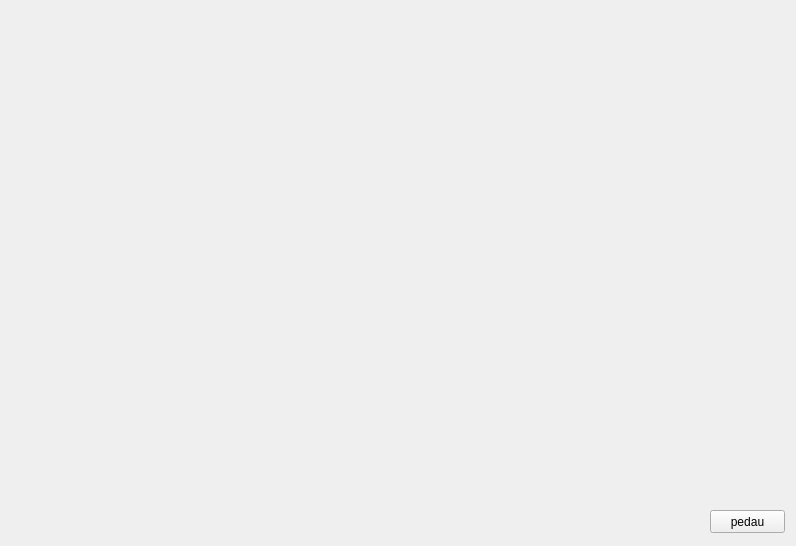
<?xml version="1.0" encoding="UTF-8"?>
<ui version="4.0">
 <class>Form</class>
 <widget class="QWidget" name="Form">
  <property name="geometry">
   <rect>
    <x>0</x>
    <y>0</y>
    <width>796</width>
    <height>546</height>
   </rect>
  </property>
  <property name="windowTitle">
   <string>Form</string>
  </property>
  <widget class="QPushButton" name="pushButton">
   <property name="geometry">
    <rect>
     <x>710</x>
     <y>510</y>
     <width>75</width>
     <height>23</height>
    </rect>
   </property>
   <property name="text">
    <string>pedau</string>
   </property>
  </widget>
  <widget class="QLabel" name="label">
   <property name="geometry">
    <rect>
     <x>27</x>
     <y>25</y>
     <width>731</width>
     <height>401</height>
    </rect>
   </property>
   <property name="text">
    <string/>
   </property>
  </widget>
 </widget>
 <resources/>
 <connections/>
</ui>
